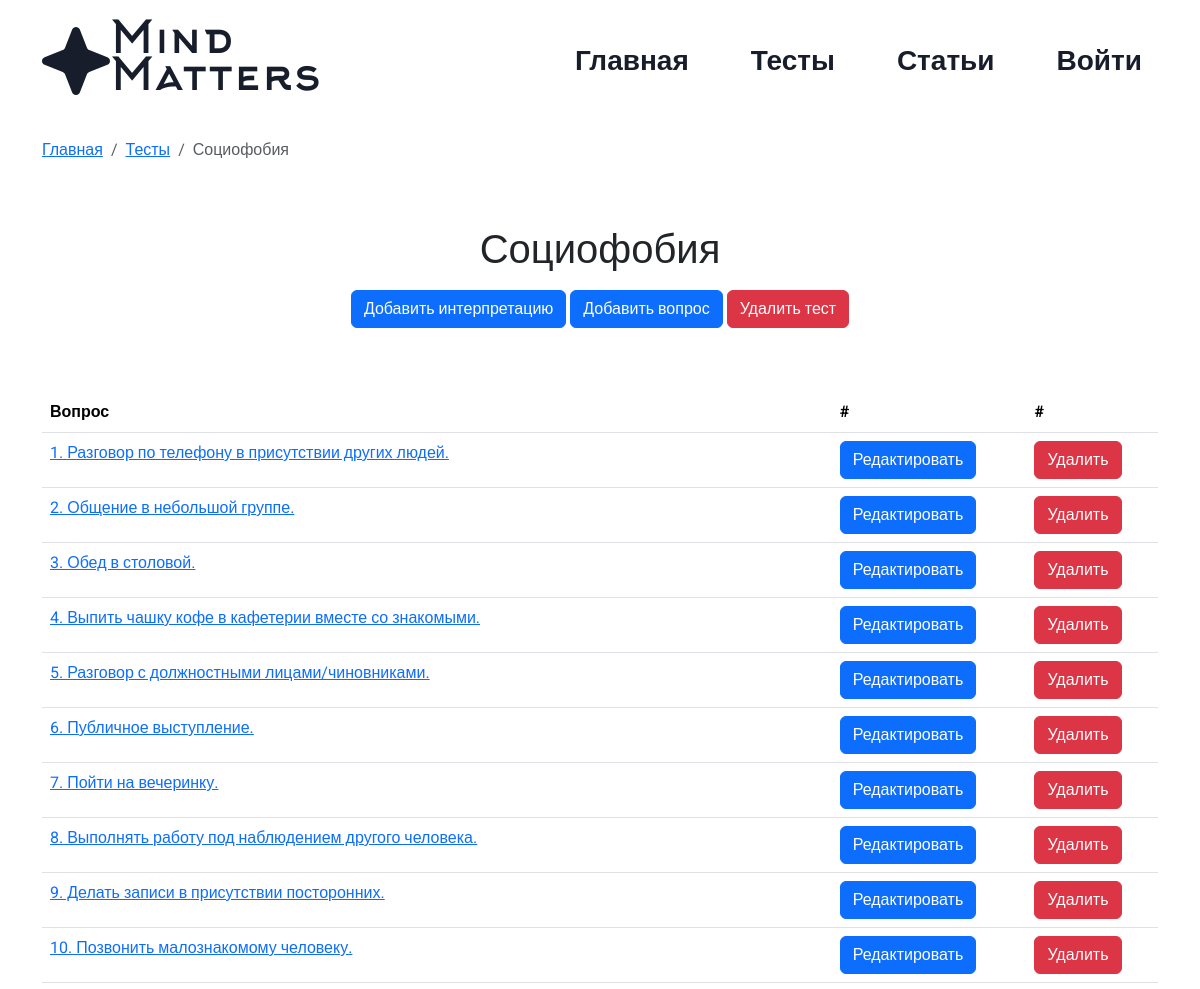
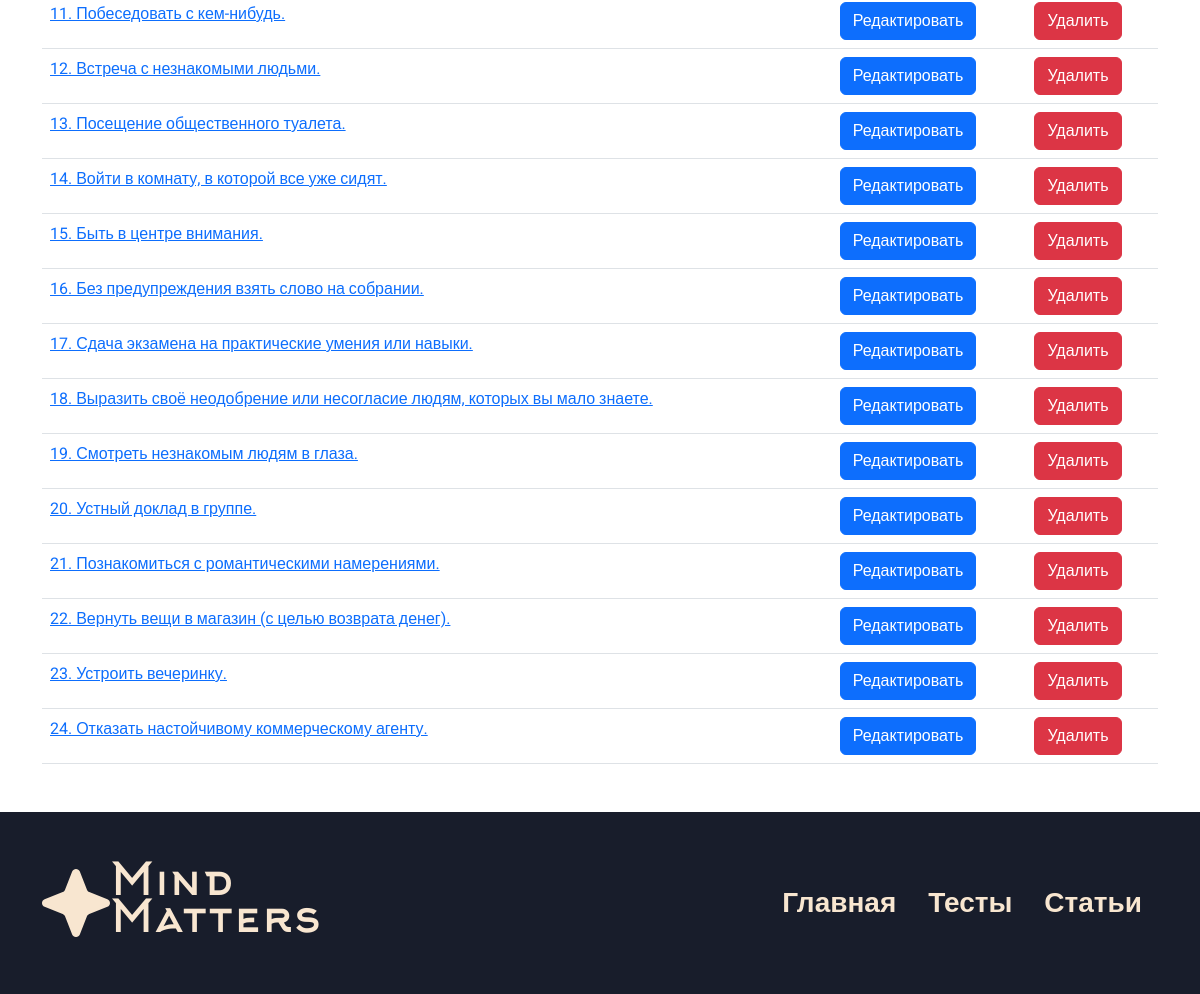
The page /edit_test/8 on the database its author committed (2 pictures, top to bottom).
### app/models.py (models this page shows, shortened)
class Tests(db.Model):
    id = db.Column(db.Integer,primary_key=True)
    title = db.Column(db.String(100))
    text = db.Column(db.Text)
    image_name = db.Column(db.String(100))
    category = db.Column(db.String(100))
    color = db.Column(db.String(100))

class Question(db.Model):
    id = db.Column(db.Integer,primary_key=True)
    title = db.Column(db.String(100))
    id_test = db.Column(db.Integer, db.ForeignKey('tests.id'))

### app/views.py (the view)
@app.route('/edit_test/<int:id>', methods=['GET', 'POST'])
def edit_test(id):
    test = Tests.query.get(id)
    questions = Question.query.filter_by(id_test=test.id).all()
    interpretation = Interpretation.query.filter_by(id_test=test.id).first()
    return render_template("test_edit.html",test=test,questions=questions, interpretation=interpretation)

### app/views.py (called while the page is built)
@app.context_processor
def inject_user():
    def get_user_name():
        if 'name' in session:
            return Users.query.filter_by(email=session['name']).first()
    return dict(active_user=get_user_name())

### app/templates/test_edit.html (shortened to what this page needs)
{% extends 'base.html' %}
{% block main %}
<div class="container">
    <ol class="breadcrumb py-3">
        <li class="breadcrumb-item"><a href="/">Главная</a></li>
        <li class="breadcrumb-item"><a href="/tests">Тесты</a> </li>
        <li class="breadcrumb-item active">{{test.title}}</li>
      </ol>
    <div class="text-center my-5">
        <h1> {{test.title}}</h1>
        <div class="my-3">
            <button type="button" class="btn btn-primary mb-3" data-bs-toggle="modal" data-bs-target="#interpretation">
                Добавить интерпретацию
            </button>
            <button type="button" class="btn btn-primary mb-3" data-bs-toggle="modal" data-bs-target="#exampleModal">
                Добавить вопрос
            </button>
            <a href="/delete-test/{{test.id}}" class="btn btn-danger mb-3">Удалить тест</a>
        </div>
    </div>
    <div class="my-5">
        <table class="table">
            <thead>
                <tr>
                    <th scope="col">Вопрос</th>
                    <th scope="col">#</th>
                    <th scope="col">#</th>
                </tr>
            </thead>
            <tbody>
                {%for question in questions%}
                <tr>
                    <td> <a href="/add_answer/{{question.id}}test_id{{test.id}}">{{question.title}}</a> </td>
                    <td><button class="btn btn-primary" data-bs-toggle="modal" data-bs-target="#exampleModal{{question.id}}">Редактировать</button></td>
                    <td><a href="/delete-question/{{test.id}}/{{question.id}}" class="btn btn-danger">Удалить</a></td>
                </tr>
                {%endfor%}
            </tbody>
        </table>
    </div>
</div>
{% endblock %}

### app/static/css/style.css (style rules this page uses)
* { font-family: "Roboto", sans-serif; }

### rows shown on the page
Tests: title "Социофобия"
Question: title "1. Разговор по телефону в присутствии других людей."
Question: title "2. Общение в небольшой группе."
Question: title "3. Обед в столовой."
Question: title "4. Выпить чашку кофе в кафетерии вместе со знакомыми."
Question: title "5. Разговор с должностными лицами/чиновниками."
Question: title "6. Публичное выступление."
Question: title "7. Пойти на вечеринку."
Question: title "8. Выполнять работу под наблюдением другого человека."
Question: title "9. Делать записи в присутствии посторонних."
Question: title "10. Позвонить малознакомому человеку."
Question: title "11. Побеседовать с кем-нибудь."
Question: title "12. Встреча с незнакомыми людьми."
Question: title "13. Посещение общественного туалета."
Question: title "14. Войти в комнату, в которой все уже сидят."
Question: title "15. Быть в центре внимания."
Question: title "16. Без предупреждения взять слово на собрании."
Question: title "17. Сдача экзамена на практические умения или навыки."
Question: title "18. Выразить своё неодобрение или несогласие людям, которых вы мало знаете."
Question: title "19. Смотреть незнакомым людям в глаза."
Question: title "20. Устный доклад в группе."
Question: title "21. Познакомиться с романтическими намерениями."
Question: title "22. Вернуть вещи в магазин (с целью возврата денег)."
Question: title "23. Устроить вечеринку."
Question: title "24. Отказать настойчивому коммерческому агенту."
